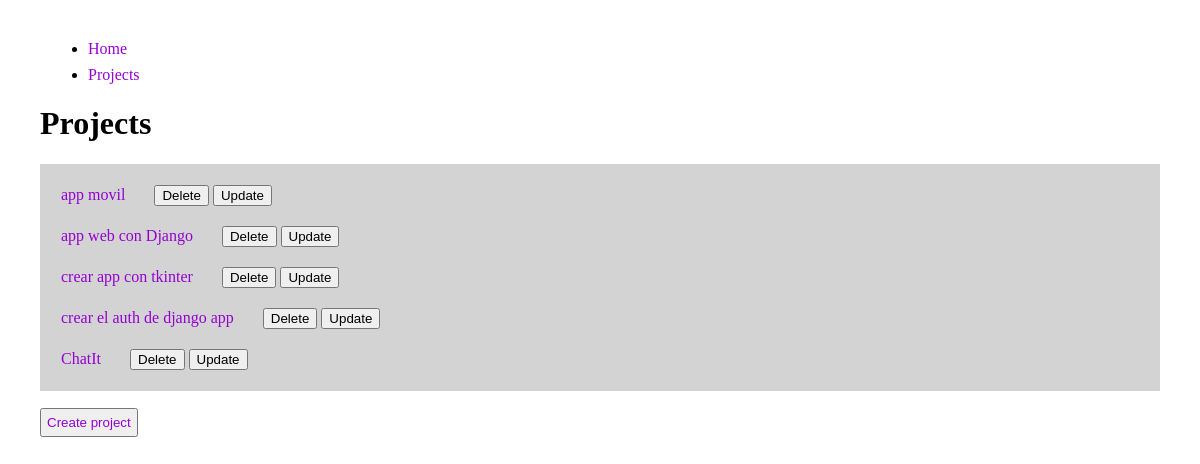
The page /projects/ on the database as committed earlier.
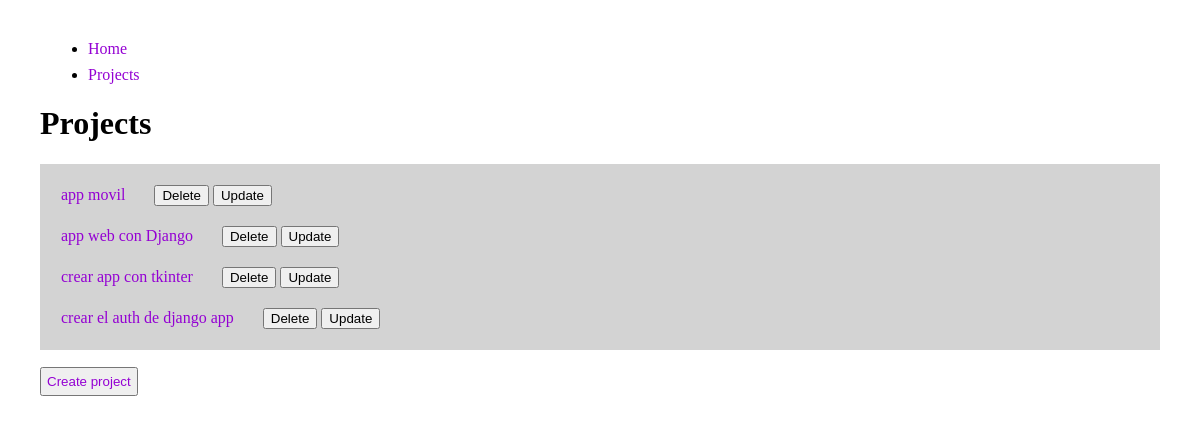
The same page on the database as committed later.
### todoapp/models.py (models this page shows)
class Project(models.Model):
    name = models.CharField(max_length=100)
    def __str__(self):
        return self.name

### todoapp/views.py (the view)
# urls.py: path('projects/', views.projects, name='projects'),
def projects(request):
    projects = Project.objects.all()
    return render(request, 'projects.html', {
        'projects': projects
    })

### todoapp/templates/projects.html (shortened to what this page needs)
{% extends 'layout/base.html' %}
{% block content %}
<!DOCTYPE html>
<html lang="en">
<head>
</head>
<body>
  <h1>Projects</h1>
  <div class="project_div">
    {% for project in projects %}
      <div class="project">
        <a href="/tasks/{{project.id}}">{{ project }}</a>
        <button class="delete-bttn"><a class="delete-a" href="/delete_project/{{project.id}}">Delete</a></button>
        <button><a class="delete-a" href="/update_project/{{project.id}}">Update</a></button>
      </div>
    {% endfor %}
  </div>
  <button class="create_project"><a href="/create_project">Create project</a></button>
</body>
</html>
{% endblock  %}

Rows that differ between the two databases and show on the page:
removed Project: name "ChatIt"
